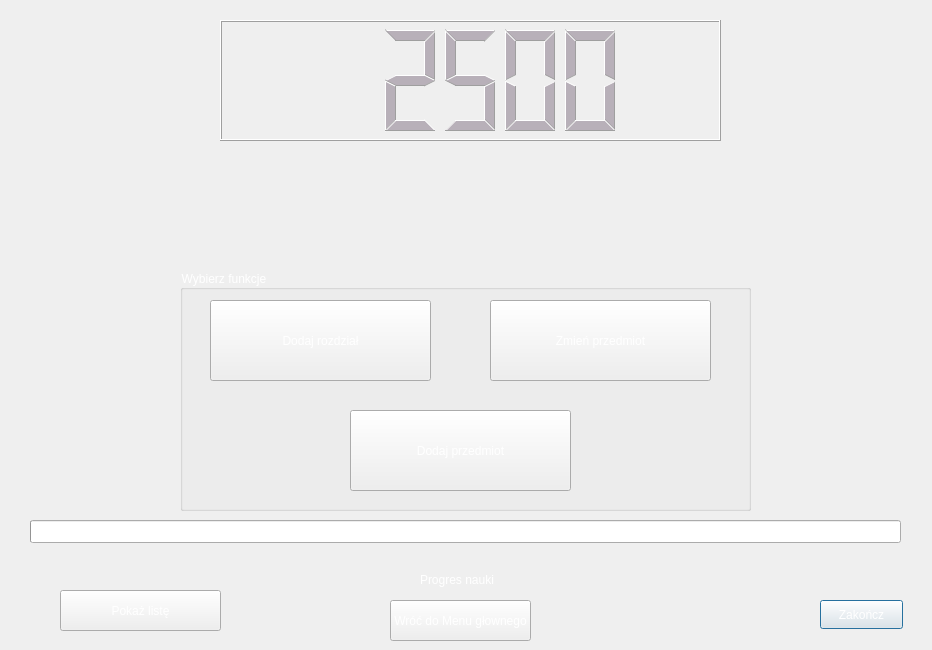
<?xml version="1.0" encoding="UTF-8"?>
<ui version="4.0">
 <class>Sesja</class>
 <widget class="QDialog" name="Sesja">
  <property name="geometry">
   <rect>
    <x>0</x>
    <y>0</y>
    <width>932</width>
    <height>650</height>
   </rect>
  </property>
  <property name="minimumSize">
   <size>
    <width>930</width>
    <height>650</height>
   </size>
  </property>
  <property name="maximumSize">
   <size>
    <width>932</width>
    <height>650</height>
   </size>
  </property>
  <property name="windowTitle">
   <string>Memorizer</string>
  </property>
  <widget class="QProgressBar" name="progressBar">
   <property name="geometry">
    <rect>
     <x>30</x>
     <y>520</y>
     <width>871</width>
     <height>23</height>
    </rect>
   </property>
   <property name="styleSheet">
    <string notr="true">color: rgb(255, 255, 255);</string>
   </property>
   <property name="value">
    <number>0</number>
   </property>
   <property name="orientation">
    <enum>Qt::Horizontal</enum>
   </property>
   <property name="textDirection">
    <enum>QProgressBar::BottomToTop</enum>
   </property>
  </widget>
  <widget class="QLabel" name="label">
   <property name="geometry">
    <rect>
     <x>420</x>
     <y>570</y>
     <width>101</width>
     <height>20</height>
    </rect>
   </property>
   <property name="styleSheet">
    <string notr="true">color: rgb(255, 255, 255);</string>
   </property>
   <property name="text">
    <string>Progres nauki</string>
   </property>
  </widget>
  <widget class="QPushButton" name="pushButton">
   <property name="geometry">
    <rect>
     <x>820</x>
     <y>600</y>
     <width>83</width>
     <height>29</height>
    </rect>
   </property>
   <property name="styleSheet">
    <string notr="true">color: rgb(255, 255, 255);</string>
   </property>
   <property name="text">
    <string>Zakończ</string>
   </property>
  </widget>
  <widget class="QLCDNumber" name="lcdNumber">
   <property name="geometry">
    <rect>
     <x>220</x>
     <y>20</y>
     <width>501</width>
     <height>121</height>
    </rect>
   </property>
   <property name="styleSheet">
    <string notr="true">color: rgb(184, 176, 185);</string>
   </property>
   <property name="smallDecimalPoint">
    <bool>false</bool>
   </property>
   <property name="digitCount">
    <number>5</number>
   </property>
   <property name="mode">
    <enum>QLCDNumber::Dec</enum>
   </property>
   <property name="segmentStyle">
    <enum>QLCDNumber::Filled</enum>
   </property>
   <property name="value" stdset="0">
    <double>2500.000000000000000</double>
   </property>
   <property name="intValue" stdset="0">
    <number>2500</number>
   </property>
  </widget>
  <widget class="QLabel" name="label_2">
   <property name="geometry">
    <rect>
     <x>60</x>
     <y>150</y>
     <width>821</width>
     <height>111</height>
    </rect>
   </property>
   <property name="font">
    <font>
     <family>Verdana</family>
     <pointsize>26</pointsize>
    </font>
   </property>
   <property name="text">
    <string/>
   </property>
   <property name="alignment">
    <set>Qt::AlignCenter</set>
   </property>
   <property name="wordWrap">
    <bool>true</bool>
   </property>
  </widget>
  <widget class="QGroupBox" name="groupBox">
   <property name="geometry">
    <rect>
     <x>180</x>
     <y>270</y>
     <width>571</width>
     <height>241</height>
    </rect>
   </property>
   <property name="styleSheet">
    <string notr="true">color: rgb(255, 255, 255);</string>
   </property>
   <property name="title">
    <string>Wybierz funkcje</string>
   </property>
   <widget class="QPushButton" name="pushButton_3">
    <property name="geometry">
     <rect>
      <x>170</x>
      <y>140</y>
      <width>221</width>
      <height>81</height>
     </rect>
    </property>
    <property name="text">
     <string>Dodaj przedmiot</string>
    </property>
   </widget>
   <widget class="QPushButton" name="pushButton_2">
    <property name="geometry">
     <rect>
      <x>30</x>
      <y>30</y>
      <width>221</width>
      <height>81</height>
     </rect>
    </property>
    <property name="text">
     <string>Dodaj rozdział</string>
    </property>
   </widget>
   <widget class="QPushButton" name="pushButton_4">
    <property name="geometry">
     <rect>
      <x>310</x>
      <y>30</y>
      <width>221</width>
      <height>81</height>
     </rect>
    </property>
    <property name="text">
     <string>Zmień przedmiot</string>
    </property>
   </widget>
  </widget>
  <widget class="QPushButton" name="pushButton_5">
   <property name="geometry">
    <rect>
     <x>60</x>
     <y>590</y>
     <width>161</width>
     <height>41</height>
    </rect>
   </property>
   <property name="styleSheet">
    <string notr="true">color: rgb(255, 255, 255);</string>
   </property>
   <property name="text">
    <string>Pokaż listę</string>
   </property>
  </widget>
  <widget class="QPushButton" name="pushButton_6">
   <property name="geometry">
    <rect>
     <x>390</x>
     <y>600</y>
     <width>141</width>
     <height>41</height>
    </rect>
   </property>
   <property name="styleSheet">
    <string notr="true">color: rgb(255, 255, 255);</string>
   </property>
   <property name="text">
    <string>Wróć do Menu głownego</string>
   </property>
  </widget>
  <zorder>groupBox</zorder>
  <zorder>progressBar</zorder>
  <zorder>label</zorder>
  <zorder>pushButton</zorder>
  <zorder>lcdNumber</zorder>
  <zorder>label_2</zorder>
  <zorder>pushButton_5</zorder>
  <zorder>pushButton_6</zorder>
 </widget>
 <resources/>
 <connections/>
</ui>
